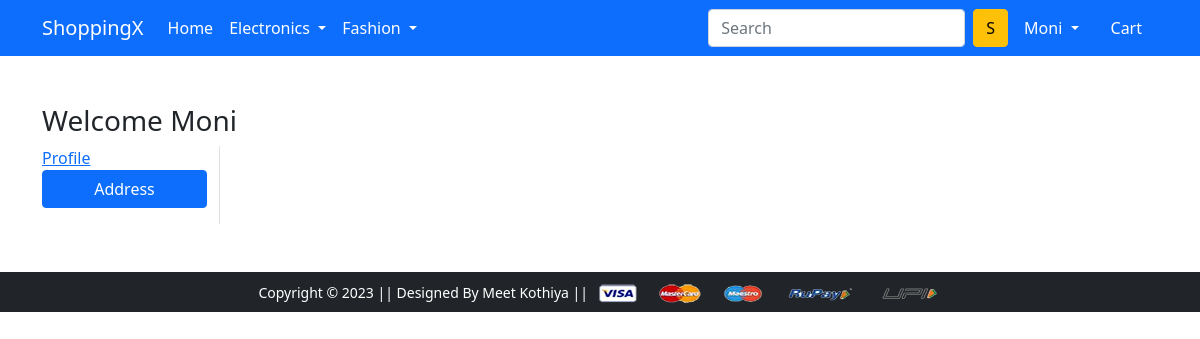
Page /address/ (signed in) on the earlier database version.
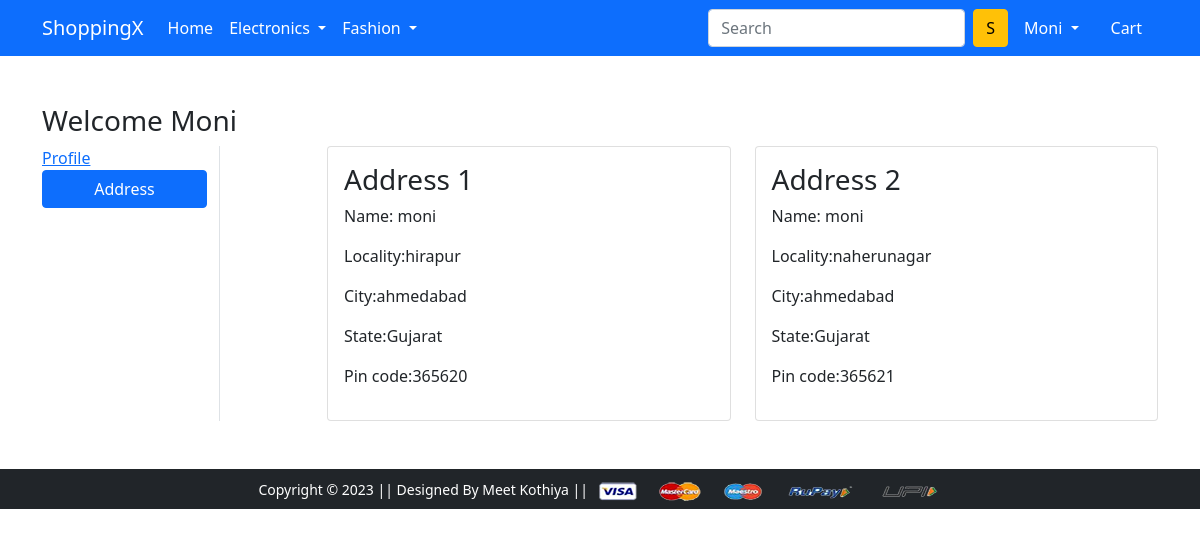
Same page on the later database version.
### app/models.py (models this page shows)
class Customer(models.Model):
    user=models.ForeignKey(User,on_delete=models.CASCADE)
    name=models.CharField(max_length=200)
    locality=models.CharField(max_length=200)
    city=models.CharField(max_length=50)
    zipcode=models.IntegerField()
    state=models.CharField(choices=STATE_CHOICES,max_length=50)

### app/views.py (the view)
# urls.py: path('address/', views.address, name='address'),
def address(request):
    add = Customer.objects.filter(user=request.user)
    return render(request, "app/address.html", {"add": add, "active": "btn-primary"})

### app/templates/app/address.html (shortened to what this page needs)
{% extends 'app/base.html' %}
{% load static %}
{% block main-content %}
<div class="container my-5">
 <div class="row">
 <h3>Welcome <span class="text-capitalize">{{request.user}}</span></h3>
  <div class="col-sm-2 border-end">
   <ul class="list-unstyled">
    <li class="d-grid"><a href="{% url 'profile' %}" class="">Profile</a></li>
    <li class="d-grid"><a href="{% url 'address' %}" class="btn {{active}}">Address</a></li>
   </ul>
  </div>
  <div class="col-sm-9 offset-sm-1">
   <div class="row">
    {% for ad in add %}
    <div class="col-sm-6">
     <div class="card">
      <div class="card-body">
       <h3>Address {{forloop.counter}}</h3>
       <p>Name: {{ad.name}}</p>
       <p>Locality:{{ad.locality}}</p>
       <p>City:{{ad.city}}</p>
       <p>State:{{ad.state}}</p>
       <p>Pin code:{{ad.zipcode}}</p>
      </div>
     </div>
    </div>
    {% endfor %}
   </div>
  </div>
 </div>
</div>
{% endblock main-content %}

Differences in the rows shown:
added Customer: name "moni", locality "hirapur", city "ahmedabad", state "Gujarat", zipcode "365620"
added Customer: name "moni", locality "naherunagar", city "ahmedabad", state "Gujarat", zipcode "365621"
